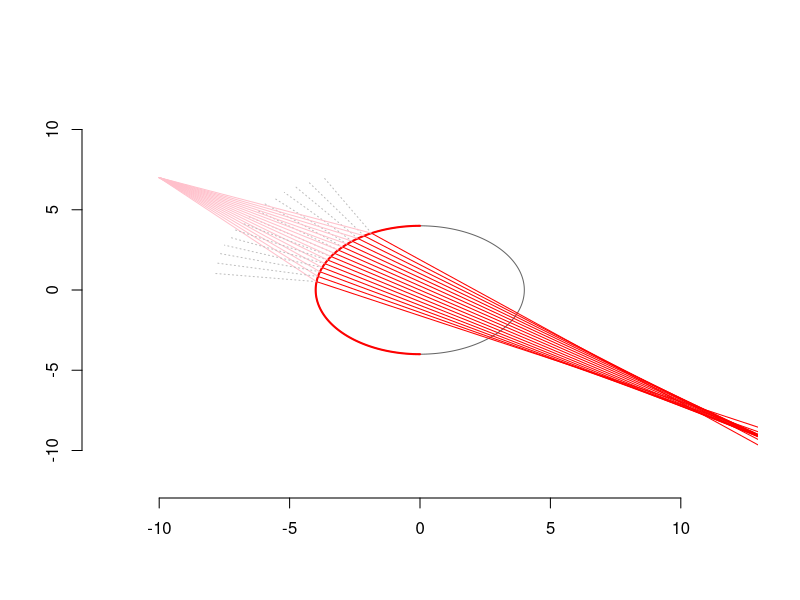

This chart was generated by the following R code:

x <- -10
y <- 7
R <- 4
d <- 4
u <- 0
v <- 0
n1 <- 1
n2 <- 1.8

# Ray angles, from (x,y)
D <- 15
a <- seq (-pi/D, pi/D, length.out=15) + atan((y-v)/(x-u))


# Create plot area
M <- c(-1,1) * max(abs(c(R,x,y))) * 1.2
plot (M, M, pch='', bty='n', axes=T, xlab='', ylab='')


# Draw circle (R, u, v)
p <- seq (0, 2*pi, length.out=1000)
xx <- u + R*cos(p)
yy <- v + R*sin(p)
lines (xx, yy, col='grey40')

# We know the rays are oming from the left, so let's
#  find the angles of intersection, only considering the left
p <- seq (-pi/2, pi/2, length.out=1000) + pi # coming from the left, so +pi
xx <- u + R*cos(p)
yy <- v + R*sin(p)
lines (xx, yy, col='red', lwd=2)

dx <- xx - x
dy <- yy - y
w <- atan2(dy, dx)

for (i in a) {
    #lines (c(x,x+10*R*cos(i)), c(y,y+10*R*sin(i)), col='grey20', lwd=0.6)
    
    t <- (w - i) ^ 2
    t <- p[order(t)[1:2]]
    # Can cross twice, so, pick the one closest to pi (facing left)
    if (abs(t[1] - pi) < abs(t[2] - pi)) {
        t <- t[1]
    } else {
        t <- t[2]
    }
    
    # Draw the surface normals
    lines (u+cos(t)*R*c(1,2), v+sin(t)*R*c(1,2), col='grey', lwd=1, lty=3)
 
    # Inbound rays
    lines (c(x,u+R*cos(t)), c(y,v+R*sin(t)), col='pink', lwd=1)
 
    
    # Angle of incidence, wrt normal
    phi = pi + i - t
    
    phi2 <- asin ( ((n1 / n2) * sin (phi)) )
    
    b = t + phi2 - pi 
    
    lines (u+R*cos(t) + c(0, 40*cos(b)), 
           v+R*sin(t) + c(0, 40*sin(b)), col='red')
}

